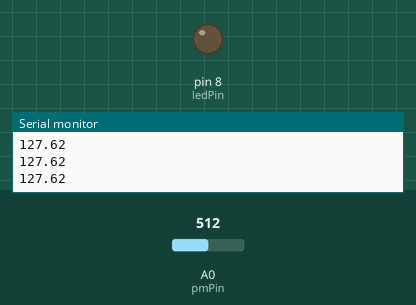
Simulated run of this sketch. Board: Arduino Uno, built with avr-gcc and run on an emulated ATmega328P. On the bench: output pins drawn as LEDs (lit = HIGH), the last lines printed to the serial monitor. The test bench sets the inputs (shaded band); at power-on: A0 (pmPin) = 512.

Above: at 1.3 s.
1.4 s: A0 (pmPin) set to 525
At 2.7 s:
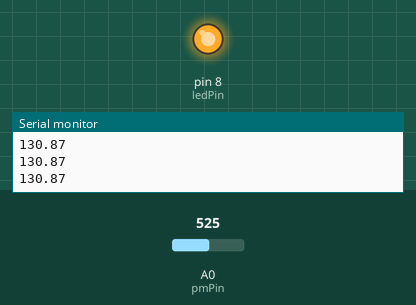
3.0 s: A0 (pmPin) set to 511
At 4.0 s:
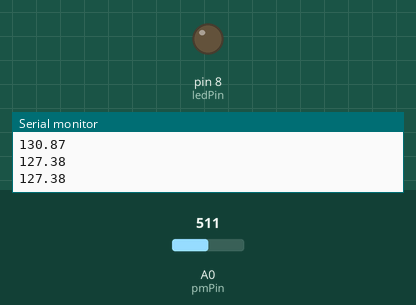
4.5 s: A0 (pmPin) set to 716
At 5.2 s:
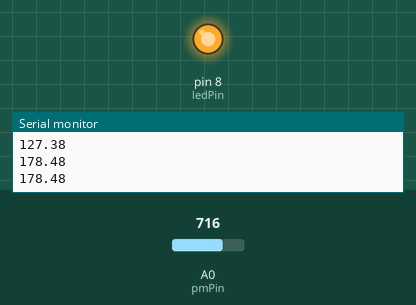
Timing chart, 0 to 7.5 s (numbered marks = the images above; inputs shaded):
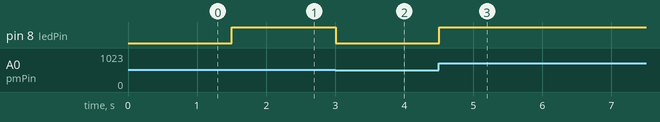

Measured:
- the behaviour switches between 513 and 514 on A0 (pmPin) (found by bisection; images 0 and 1)
- after the input at 1.4 s, pin 8 (ledPin): LOW → HIGH after 0.10 s
- after the input at 3.0 s, pin 8 (ledPin): HIGH → LOW at once
- after the input at 4.5 s, pin 8 (ledPin): LOW → HIGH at once

The sketch:

potentiometer.ino.ino
```cpp
int pmPin = A0;
int readVal;
int waitT = 500;

int ledPin = 8;

float V2;

void setup() {
  // put your setup code here, to run once:

   Serial.begin(9600);
   pinMode(ledPin, OUTPUT);
   pinMode(pmPin, INPUT);

}

void loop() {
  // put your main code here, to run repeatedly:

   readVal = analogRead(pmPin);

   V2 = ((float)255/1023) * readVal;

   Serial.println(V2);

   analogWrite(ledPin, V2);

   delay(waitT);
}
```
